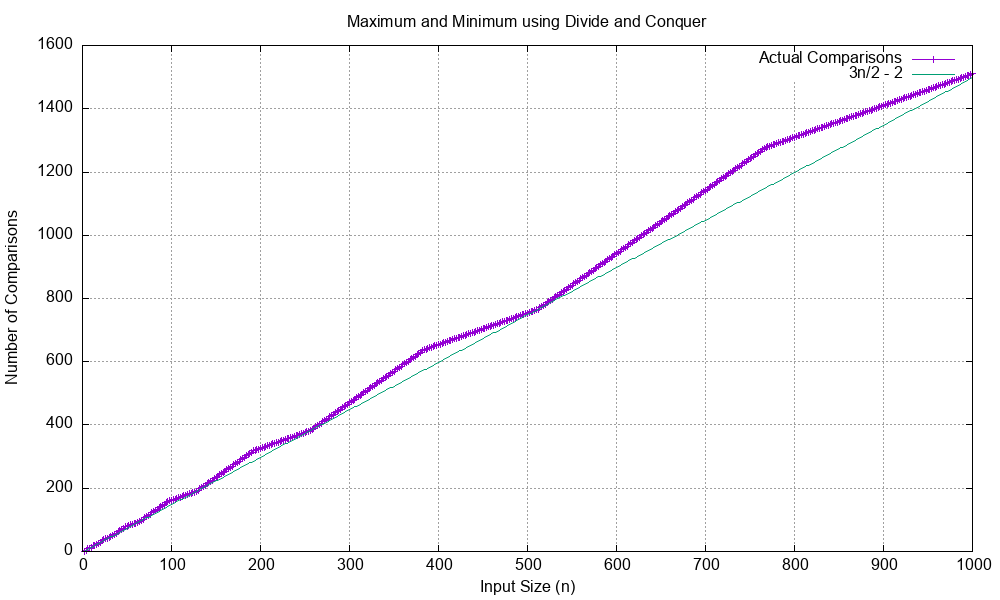

Recreate this plot in gnuplot.
set terminal png size 1000,600
set output 'maxmin_graph.png'
set title 'Maximum and Minimum using Divide and Conquer'
set xlabel 'Input Size (n)'
set ylabel 'Number of Comparisons'
set grid
plot 'maxmin_data.txt' using 1:2 with linespoints title 'Actual Comparisons', 'maxmin_data.txt' using 1:3 with lines title '3n/2 - 2'
